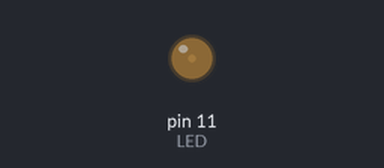
The sketch below on a simulated Arduino Uno, built with avr-gcc and run on an emulated ATmega328P. Shown: output pins drawn as LEDs (lit = HIGH).

Above: at 0.05 s.
At 0.25 s:
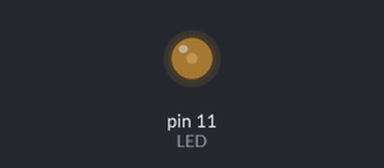
At 0.4 s:
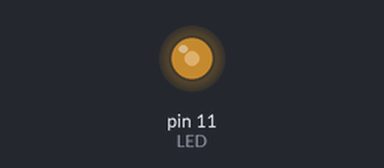
Timing chart, 0 to 3.0 s (numbered marks = the images above):
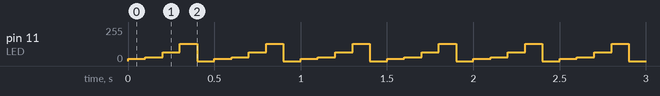

Measured:
- by itself, pin 11 (LED): repeats every 0.50 s: 30/255 0.10 s, 64/255 0.10 s, 128/255 0.10 s, 0/255 0.10 s, 16/255 0.10 s

The sketch:

LED_PWM.ino
```cpp
/* LED_PWM
  Acender e apagar un led con unha
  intensidade dada.
*/
#define LED 11  // Led conectado o pin 11

void setup() {
  pinMode(LED, OUTPUT);  // Definimos modo saída
}

void loop() {
  analogWrite(LED, 16);  // Acendemos o led o 6%
  delay(100);
  analogWrite(LED, 30);  // Acendemos o led o 12%
  delay(100);
  analogWrite(LED, 64);  // Acendemos o led o 25%
  delay(100);
  analogWrite(LED, 128);  // Acendemos o led o 50%
  delay(100);
  analogWrite(LED, 256);  // Acendemos o led o 100%
  delay(100);
}
```
